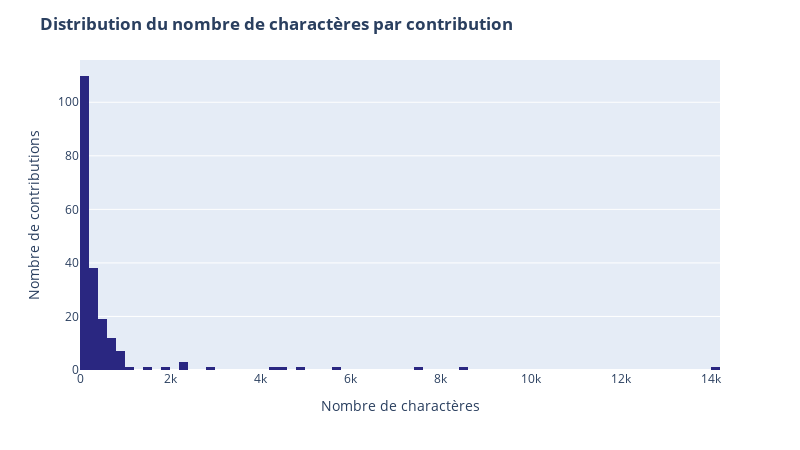

Notebook code cell kept with this figure:
### Markdown cell above
# Statistiques descriptives
1. ***Distribution du nombre de charactères par contribution***

### Code cell
# Barplot du nombre de charactères par contribution sur les 200 premières contributions
fig = px.histogram(
    df, x="nb_char", nbins=max(df["nb_char"])//100,
    color_discrete_sequence=["#2a2781"]
)
fig.update_layout(
    title={"text": "<b>Distribution du nombre de charactères par contribution</b>"}, 
    xaxis_title="Nombre de charactères", 
    yaxis_title="Nombre de contributions", 
    width=800, height=450
)
fig.update_traces(
    hovertemplate =
        "Nombre de charactères = %{x}<br>" \
        "Nombre de contributions = %{y}<extra></extra>"
)
fig.show()

### Figure 1 — Plotly figure (JSON) as saved in the notebook; plotly's stock layout.template omitted (floating-point values rounded to 4 significant figures; data arrays with more than 128 entries replaced by an {"elided": "..."} marker saying what was removed)
{"data": [{"bingroup": "x", "hovertemplate": "Nombre de charactères = %{x}<br>Nombre de contributions = %{y}<extra></extra>", "legendgroup": "", "marker": {"color": "#2a2781", "pattern": {"shape": ""}}, "name": "", "nbinsx": 140, "orientation": "v", "showlegend": false, "type": "histogram", "x": {"elided": "200 int values"}, "xaxis": "x", "yaxis": "y"}], "layout": {"barmode": "relative", "height": 450, "legend": {"tracegroupgap": 0}, "margin": {"t": 60}, "title": {"text": "<b>Distribution du nombre de charactères par contribution</b>"}, "width": 800, "xaxis": {"anchor": "y", "domain": [0, 1], "title": {"text": "Nombre de charactères"}}, "yaxis": {"anchor": "x", "domain": [0, 1], "title": {"text": "Nombre de contributions"}}}}
